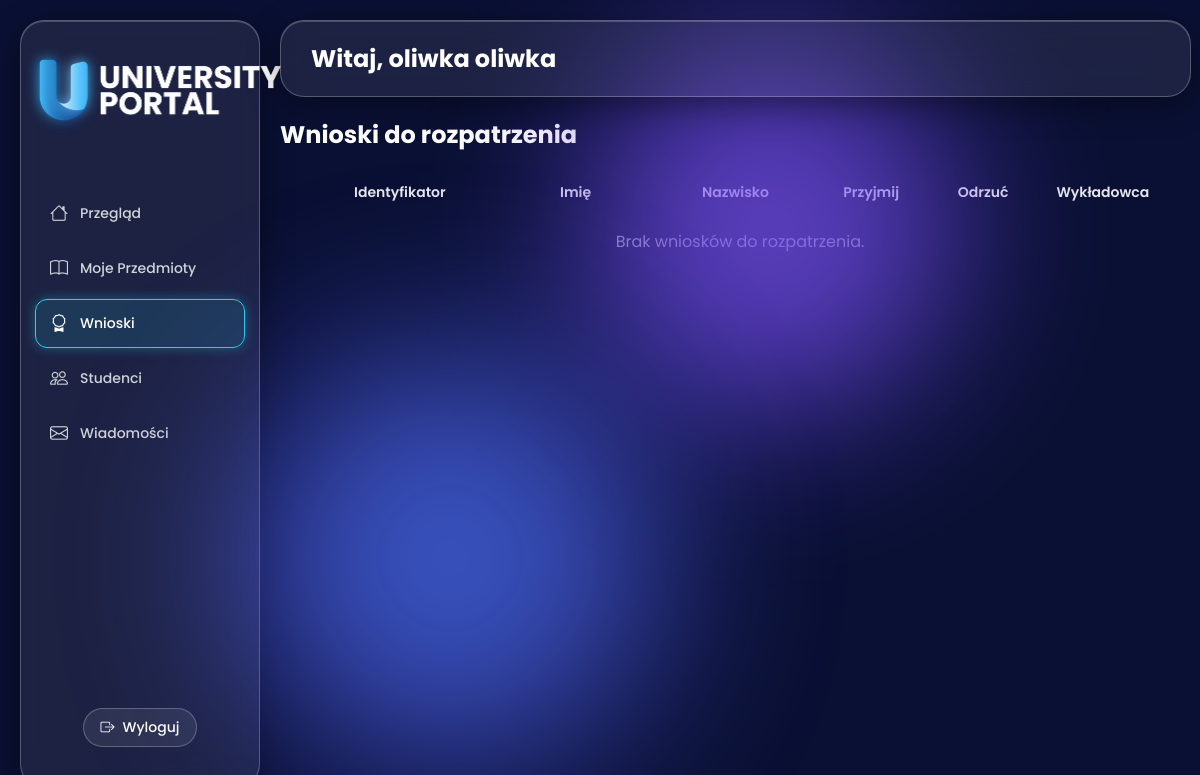
/wnioski/ (signed in), run on an earlier commit of the app's database.
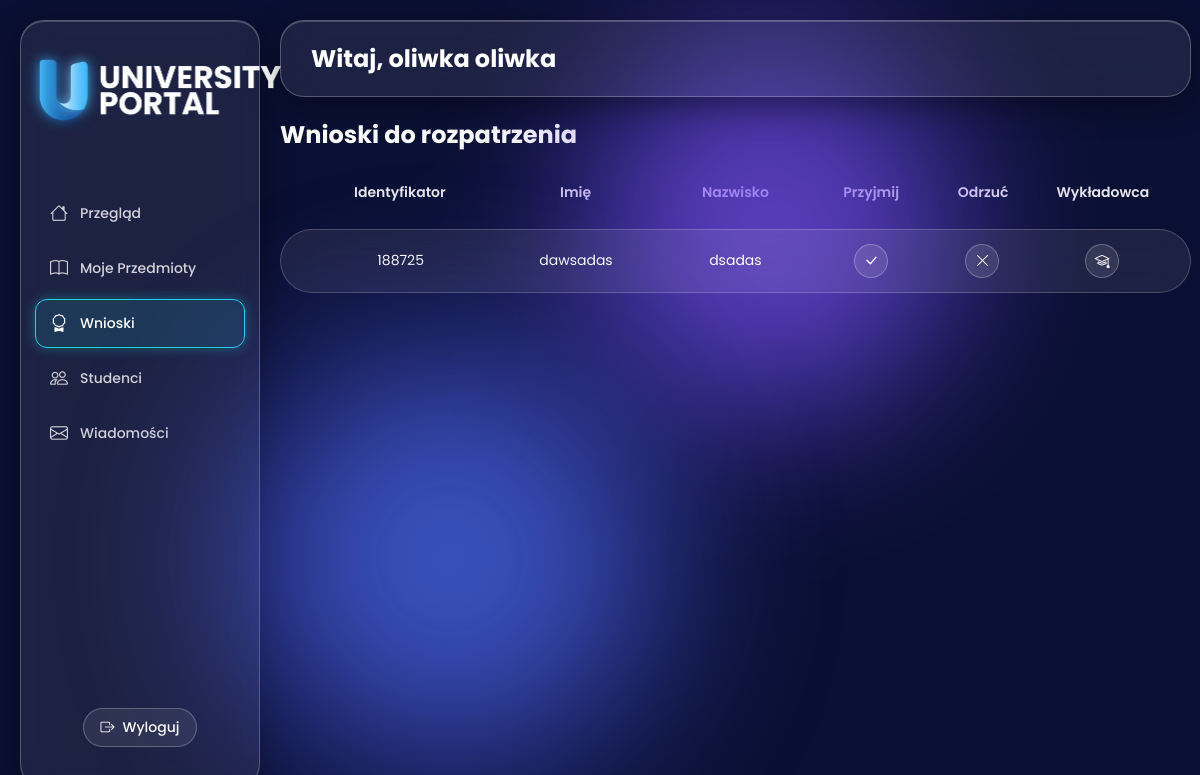
And on a later commit of the database.
### core/models.py (models this page shows)
class User(AbstractUser):
    is_lecturer = models.BooleanField(default=False)
    is_student = models.BooleanField(default=False)
    is_candidate = models.BooleanField(default=False)

### core/views.py (the view)
# urls.py: path('wnioski/', views.lecturer_requests, name='lecturer_requests'),
@login_required
def lecturer_requests(request):
    if not request.user.is_lecturer:
            raise PermissionDenied
    candidates = User.objects.filter(is_student=False, is_lecturer=False, is_candidate=True)
    context = {
            'candidates': candidates
        }
    return render(request, 'lecturer_requests.html', context)

### core/templates/lecturer_requests.html (shortened to what this page needs)
{% extends 'lecturer_dashboard.html' %}
{% block content %}
<div class="candidate-list">
    <h2>Wnioski do rozpatrzenia</h2>
    <div class="candidate-scroll">
        <div class="candidate-line candidate-headers">
            <p>Identyfikator</p>
            <p>Imię</p>
            <p>Nazwisko</p>
            <p>Przyjmij</p>
            <p>Odrzuć</p>
            <p>Wykładowca</p>
        </div>
        {% for candidate in candidates %}
        <div class="candidate-line">
            <p>{{ candidate.username }}</p>
            <p>{{ candidate.first_name }}</p>
            <p>{{ candidate.last_name }}</p>
            <form method="POST" action="{% url 'accept_student' candidate.id %}">
                <button type="submit" class="btn-accept" title="Przyjmij" aria-label="Przyjmij">
                    <i class="bi bi-check-lg"></i>
                </button>
            </form>
            <form method="POST" action="{% url 'refuse_student' candidate.id %}">
                <button type="submit" class="btn-refuse" title="Odrzuć" aria-label="Odrzuć">
                    <i class="bi bi-x-lg"></i>
                </button>
            </form>
            <form method="POST" action="{% url 'accept_lecturer' candidate.id %}">
                <button type="submit" class="btn-lecturer" title="Nadaj rolę wykładowcy" aria-label="Nadaj rolę wykładowcy">
                    <i class="bi bi-mortarboard"></i>
                </button>
            </form>
        </div>
        {% empty %}
        <p class="candidate-empty">Brak wniosków do rozpatrzenia.</p>
        {% endfor %}
    </div>
</div>
{% endblock %}

### core/templates/lecturer_dashboard.html (shortened to what this page needs)
{% load static %}
<!DOCTYPE html>
<html lang="en">
<head>
    <link rel="stylesheet" href="https://cdn.jsdelivr.net/npm/bootstrap-icons@1.11.3/font/bootstrap-icons.min.css">
    <link rel="stylesheet" href="{% static 'core/style.css' %}">
</head>
<body>
    <div class="content">
        <div class="left-panel">
            <img src="{% static 'core/images/logo.png' %}" alt="Logo" class="logo-img">
            <nav class="sidebar-nav">
                <a href="{% url 'lecturer_master' %}" class="nav-item {% if request.resolver_match.url_name == 'lecturer_master' %}active{% endif %}">
                    <i class="bi bi-house"></i>
                    <span>Przegląd</span>
                </a>
                <a href="{% url 'lecturer_courses' %}" class="nav-item {% if request.resolver_match.url_name == 'lecturer_courses' %} active {% endif %}">
                    <i class="bi bi-book"></i>
                    <span>Moje Przedmioty</span>
                </a>
                <a href="{% url 'lecturer_requests' %}" class="nav-item {% if request.resolver_match.url_name == 'lecturer_requests' %}active{% endif %}">
                    <i class="bi bi-award"></i>
                    <span>Wnioski</span>
                </a>
                <a href="{% url 'lecturer_students' %}" class="nav-item {% if request.resolver_match.url_name == 'lecturer_students' %}active{% endif %}">
                    <i class="bi bi-people"></i>
                    <span>Studenci</span>
                </a>
                <a href="{% url 'lecturer_messages' %}" class="nav-item {% if request.resolver_match.url_name == 'lecturer_messages' %}active{% endif %}">
                    <i class="bi bi-envelope"></i>
                    <span>Wiadomości</span>
                </a>
            </nav>
            {% if user.is_authenticated %}
            <form action="{% url 'logout' %}" method="post" class="logout-form">
                <button type="submit" class="logout-btn">
                    <i class="bi bi-box-arrow-right"></i>
                    <span>Wyloguj</span>
                </button>
            </form>
            {% endif %}
        </div>
        <div class="right-panel">
            <header>
                <h2>Witaj, {{ request.user.first_name }} {{ request.user.last_name }}</h2>
            </header>
             {% block content %}{% endblock %}
        </div>
    </div>
</body>
</html>

### core/static/core/style.css (style rules this page uses)
* { box-sizing: border-box; font-family: 'Poppins', sans-serif; }
body { margin: 0; min-height: 100vh; background: #0a1033; color: #fff; overflow: hidden; position: relative; }
body::before { content: ""; position: absolute; width: 380px; height: 380px; top: 5%; right: 20%; background: radial-gradient(circle, #8b5cf6, #5b3df5); border-radius: 50%; filter: blur(80px); opacity: 0.7; z-index: 0; }
body::after { content: ""; position: absolute; width: 420px; height: 420px; bottom: 5%; left: 20%; background: radial-gradient(circle, #3b82f6, #6d4aff); border-radius: 50%; filter: blur(90px); opacity: 0.7; z-index: 0; }
.logo-img { display: block; width: 260px; height: auto; margin: 0 auto; margin-bottom: 30px; margin-top: -20px; }
.content { display: flex; width: 100%; }
.left-panel { background: rgba(255, 255, 255, 0.08); backdrop-filter: blur(20px); -webkit-backdrop-filter: blur(20px); border: 1px solid rgba(255, 255, 255, 0.25); border-radius: 24px; box-shadow: 0 8px 32px rgba(0, 0, 0, 0.4), inset 0 1px 0 rgba(255, 255, 255, 0.2); width: 20%; margin: 20px; height: 96vh; padding: 40px 0; display: flex; flex-direction: column; }
header { background: rgba(255, 255, 255, 0.08); backdrop-filter: blur(20px); -webkit-backdrop-filter: blur(20px); border: 1px solid rgba(255, 255, 255, 0.25); border-radius: 24px; box-shadow: 0 8px 32px rgba(0, 0, 0, 0.4), inset 0 1px 0 rgba(255, 255, 255, 0.2); margin-top: 20px; width: 99%; padding: 0 30px; margin-right: 20px; }
.logout-form { margin-top: auto; display: flex; justify-content: center; }
.logout-btn { display: inline-flex; align-items: center; gap: 8px; width: auto; margin: 0; padding: 8px 16px; background: rgba(255, 255, 255, 0.08); border: 1px solid rgba(255, 255, 255, 0.25); border-radius: 999px; color: white; font-size: 14px; font-weight: 500; cursor: pointer; transition: 0.2s; }
.sidebar-nav { display: flex; flex-direction: column; gap: 6px; padding: 20px 14px; }
.nav-item { display: flex; align-items: center; gap: 12px; padding: 10px 14px; border: 1px solid transparent; border-radius: 12px; color: rgba(255, 255, 255, 0.8); font-size: 14px; font-weight: 500; text-decoration: none; transition: 0.2s; }
.nav-item i { font-size: 18px; }
.nav-item.active { background: rgba(34, 211, 238, 0.12); border-color: #22d3ee; color: white; box-shadow: 0 0 12px rgba(34, 211, 238, 0.35); }
.right-panel { display: flex; flex-direction: column; width: 80%; }
.candidate-list { --columns: 1.2fr 1fr 1fr 0.7fr 0.7fr 0.8fr; width: 100%; margin-top: 20px; }
.candidate-list h2 { margin: 0 0 16px; text-align: left; }
.candidate-scroll { display: flex; flex-direction: column; gap: 12px; overflow-x: auto; padding-bottom: 4px; }
.candidate-line { display: grid; grid-template-columns: var(--columns); align-items: center; justify-items: center; min-width: 640px; padding: 14px 24px; background: rgba(255, 255, 255, 0.08); backdrop-filter: blur(20px); -webkit-backdrop-filter: blur(20px); border: 1px solid rgba(255, 255, 255, 0.2); border-radius: 999px; font-size: 14px; transition: background 0.2s; max-width: 99%; }
.candidate-line p, .candidate-line form { margin: 0; }
.candidate-line form { display: flex; justify-content: center; }
.candidate-headers, .candidate-headers:hover { background: none; border: none; backdrop-filter: none; -webkit-backdrop-filter: none; font-weight: 600; color: rgba(255, 255, 255, 0.9); }
.candidate-line button { display: inline-flex; align-items: center; justify-content: center; width: 34px; height: 34px; margin: 0; padding: 0; background: rgba(255, 255, 255, 0.1); border: 1px solid rgba(255, 255, 255, 0.25); border-radius: 50%; color: white; font-size: 15px; cursor: pointer; transition: 0.2s; }

What changed in the data, as far as the page shows it:
added User: username "188725", first_name "dawsadas", last_name "dsadas"
Also different on the page:
text no longer shown: "Brak wniosków do rozpatrzenia."
